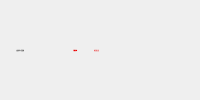
           <widget class="QWidget" name="widget_6" native="true">
            <layout class="QHBoxLayout" name="horizontalLayout" stretch="1,1,0,1,5">
             <property name="spacing">
              <number>0</number>
             </property>
             <property name="leftMargin">
              <number>0</number>
             </property>
             <property name="topMargin">
              <number>0</number>
             </property>
             <property name="rightMargin">
              <number>0</number>
             </property>
             <property name="bottomMargin">
              <number>0</number>
             </property>
             <item>
              <widget class="QLabel" name="label_7">
               <property name="font">
                <font>
                 <family>黑体</family>
                 <pointsize>-1</pointsize>
                </font>
               </property>
               <property name="text">
                <string>设备状态: </string>
               </property>
               <property name="alignment">
                <set>Qt::AlignRight|Qt::AlignTrailing|Qt::AlignVCenter</set>
               </property>
              </widget>
             </item>
             <item>
              <widget class="QLabel" name="label_6">
               <property name="font">
                <font>
                 <family>黑体</family>
                 <pointsize>-1</pointsize>
                </font>
               </property>
               <property name="text">
                <string>已连接</string>
               </property>
              </widget>
             </item>
             <item>
              <widget class="QLabel" name="label_46">
               <property name="minimumSize">
                <size>
                 <width>30</width>
                 <height>30</height>
                </size>
               </property>
               <property name="maximumSize">
                <size>
                 <width>30</width>
                 <height>30</height>
                </size>
               </property>
               <property name="styleSheet">
                <string notr="true">border-image: url(:/res/img/errorl.png);</string>
               </property>
               <property name="text">
                <string/>
               </property>
              </widget>
             </item>
             <item>
              <widget class="QLabel" name="label_5">
               <property name="font">
                <font>
                 <family>黑体</family>
                 <pointsize>-1</pointsize>
                </font>
               </property>
               <property name="styleSheet">
                <string notr="true">color: rgb(236, 0, 0);
</string>
               </property>
               <property name="text">
                <string> 报警信息: </string>
               </property>
               <property name="alignment">
                <set>Qt::AlignLeading|Qt::AlignLeft|Qt::AlignVCenter</set>
               </property>
              </widget>
             </item>
             <item>
              <widget class="QLabel" name="label_4">
               <property name="font">
                <font>
                 <family>黑体</family>
                 <pointsize>-1</pointsize>
                </font>
               </property>
               <property name="styleSheet">
                <string notr="true">color: rgb(236, 0, 0);</string>
               </property>
               <property name="text">
                <string>电压超上限</string>
               </property>
              </widget>
             </item>
            </layout>
           </widget>
